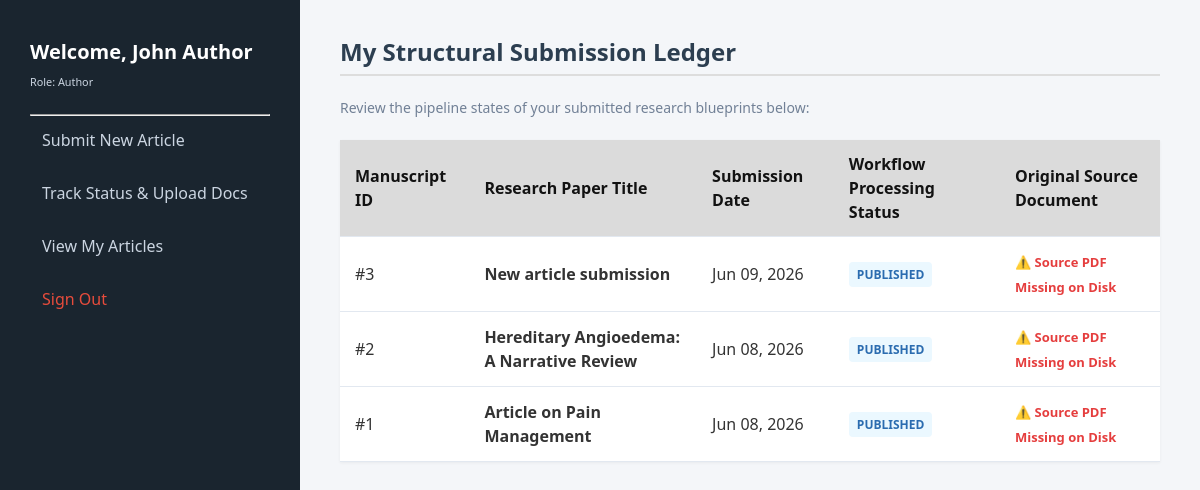
The app's page /author_dashboard.php?page=viewarticles (signed in) with its own data.
### tables this page shows
CREATE TABLE `articles` (
  `id` int(11) NOT NULL,
  `author_id` int(11) NOT NULL,
  `title` varchar(255) NOT NULL,
  `abstract` text NOT NULL,
  `file_path` varchar(255) NOT NULL,
  `status` enum('Submitted','Under Review','Accepted','Rejected','Published') DEFAULT 'Submitted',
  `formatted_file_path` varchar(255) DEFAULT NULL,
  `created_at` timestamp NOT NULL DEFAULT current_timestamp()
);

### view_my_articles.php (the view, shortened to what this page needs)
<?php
include 'db.php';
$author_id = $_SESSION['user_id'];
$result = $conn->query("SELECT * FROM articles WHERE author_id = $author_id ORDER BY id DESC");
?>
<h2>My Structural Submission Ledger</h2>
<p style="color:#718096; font-size:14px; margin-bottom: 20px;">Review the pipeline states of your submitted research blueprints below:</p>
<table class="data-table" style="width:100%; background:#fff; box-shadow:0 1px 3px rgba(0,0,0,0.05);">
    <thead>
        <tr>
            <th>Manuscript ID</th>
            <th>Research Paper Title</th>
            <th>Submission Date</th>
            <th>Workflow Processing Status</th>
            <th>Original Source Document</th>
        </tr>
    </thead>
    <tbody>
        <?php if ($result && $result->num_rows > 0): ?>
            <?php while($row = $result->fetch_assoc()):
                $clean_status = str_replace(' ', '-', $row['status']);
            ?>
            <tr>
                <td>#<?= $row['id'] ?></td>
                <td><strong><?= htmlspecialchars($row['title']) ?></strong></td>
                <td><?= date('M d, Y', strtotime($row['created_at'])) ?></td>
                <td>
                    <span class="status-badge status-<?= $clean_status ?>">
                        <?= htmlspecialchars($row['status']) ?>
                    </span>
                </td>
                <td>
                    <?php if (file_exists($row['file_path'])): ?>
                        <a href="<?= htmlspecialchars($row['file_path']) ?>" target="_blank" style="color:#3182ce; font-weight:600; text-decoration:none;">Open Manuscript PDF</a>
                    <?php else: ?>
                        <span style="color:#e53e3e; font-size:13px; font-weight:600;">⚠️ Source PDF Missing on Disk</span>
                    <?php endif; ?>
                </td>
            </tr>
            <?php endwhile; ?>
        <?php else: ?>
            <tr>
                <td colspan="5" style="text-align:center; color:#718096; padding: 30px;">You haven't uploaded any research articles yet.</td>
            </tr>
        <?php endif; ?>
    </tbody>
</table>

### css/backend.css (style rules this page uses)
* { box-sizing: border-box; margin: 0; padding: 0; font-family: 'Segoe UI', Arial, sans-serif; }
body { background: #f4f6f9; color: #333; position: relative; font-size: 16px; line-height: 1.5em; margin: 0px; -webkit-font-smoothing: antialiased; -moz-osx-font-smoothing: grayscale; -webkit-transition: var(--transition-base); -moz-transition: var(--transition-base); transition: var(--transition-base); }
h2 { border-bottom: 2px solid #ddd; padding-bottom: 10px; margin-bottom: 20px; color: #2c3e50; }
table { width: 100%; border-collapse: collapse; margin-top: 15px; background: #fff; box-shadow: 0 1px 3px rgba(0,0,0,0.05); }
th, td { padding: 12px 15px; text-align: left; border-bottom: 1px solid #e2e8f0; }
th { background: #dbdbdb; color: #121212; font-weight: 600; }
.status-badge { padding: 4px 8px; border-radius: 4px; font-weight: bold; font-size: 12px; text-transform: uppercase; }
.status-Published { background: #ebf8ff; color: #2b6cb0; }

### records on screen
articles: id "3", title "New article submission", created_at "Jun 09, 2026", status "PUBLISHED", shows "⚠️ Source PDF Missing on Disk"
articles: id "2", title "Hereditary Angioedema: A Narrative Review", created_at "Jun 08, 2026", status "PUBLISHED", shows "⚠️ Source PDF Missing on Disk"
articles: id "1", title "Article on Pain Management", created_at "Jun 08, 2026", status "PUBLISHED", shows "⚠️ Source PDF Missing on Disk"

### other values on screen
$_SESSION['username'] "John Author"
